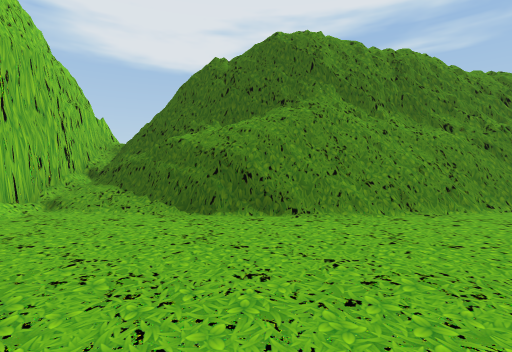
view 1 (above)

19 first-person views from a walk through a scene from a Unity 3-D project. The camera is 1.5 m above the floor, tilts 2° down and sees 85° across. The floor is counted in squares, 2 m on a side. Each view is taken from the middle of a square. On the plan, view 1 faces up. The plan holds only what a view shows up to about 10 squares ahead; the rest is blank. The player character is not drawn. Some surface patterns are stand-ins.

view 2
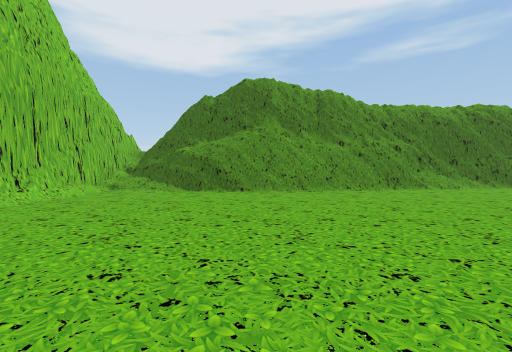

view 3
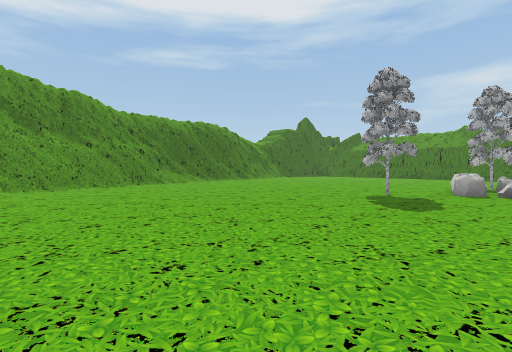

view 4
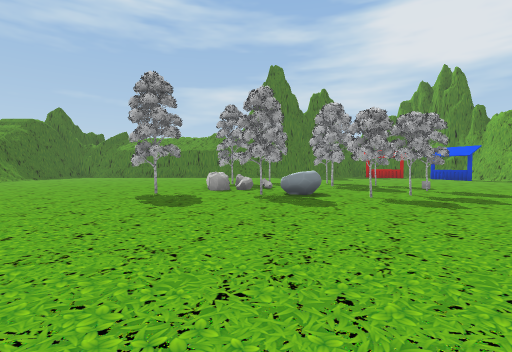

view 5
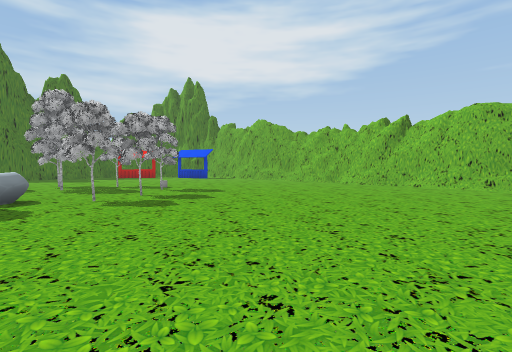

view 6
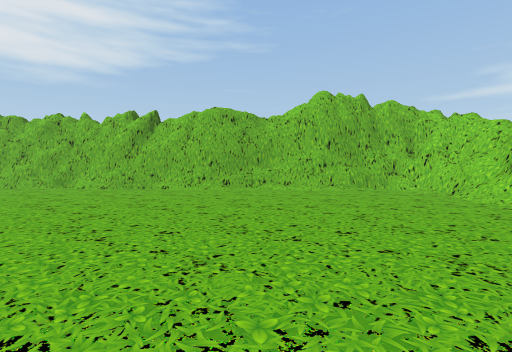

view 7
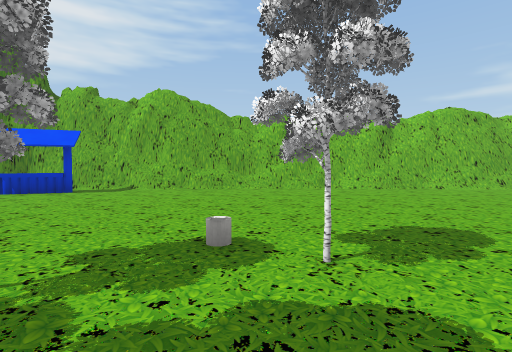

view 8
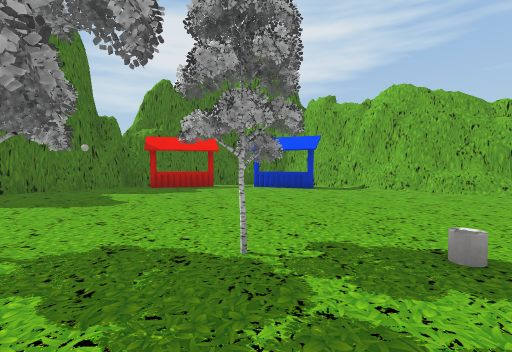

view 9
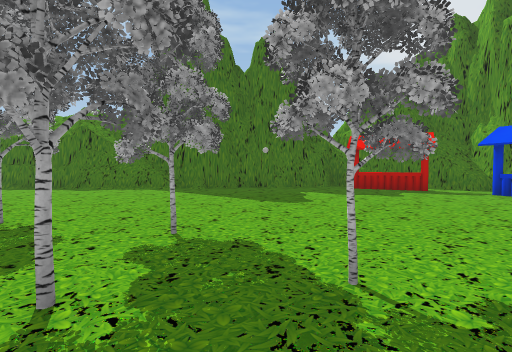

view 10
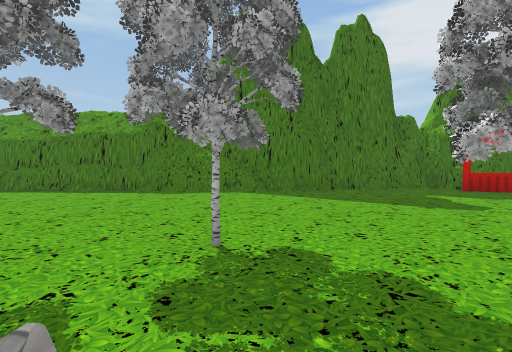

view 11
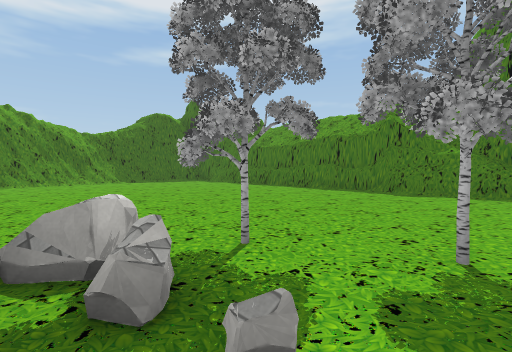

view 12
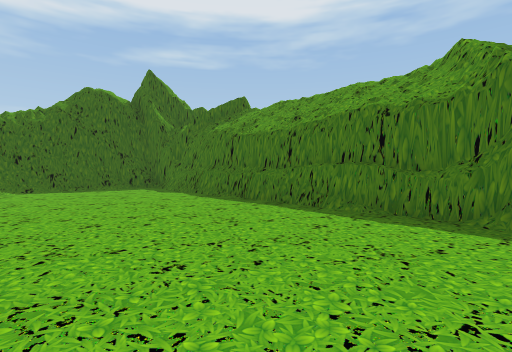

view 13
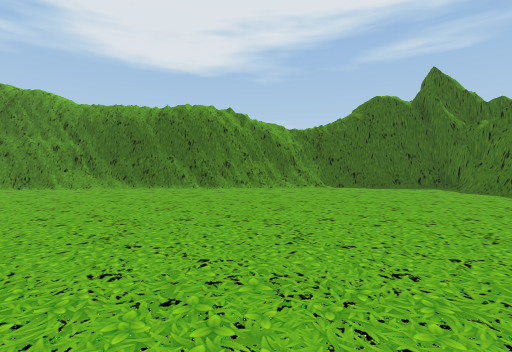

view 14
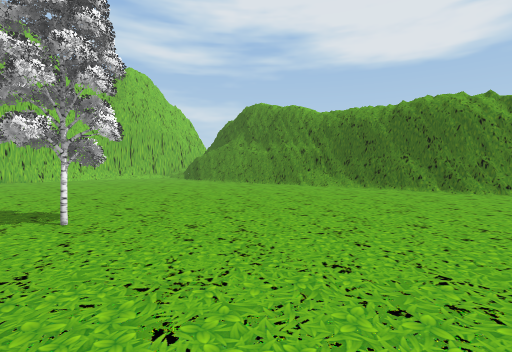

view 15
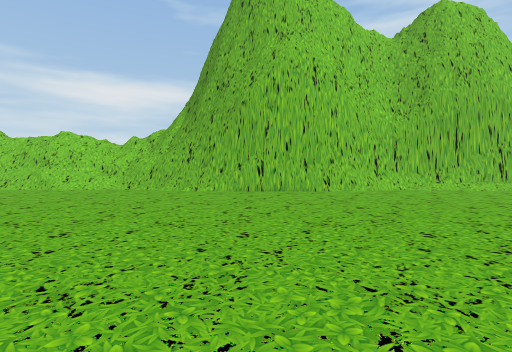

view 16
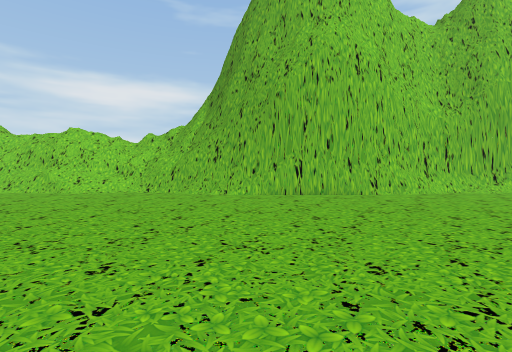

view 17
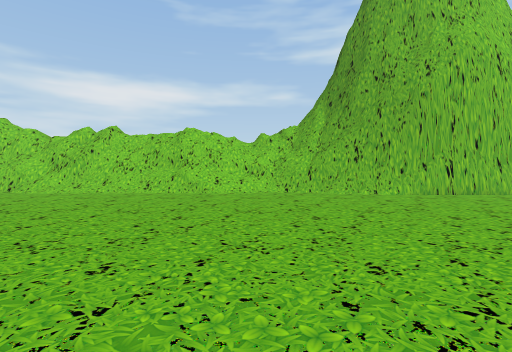

view 18
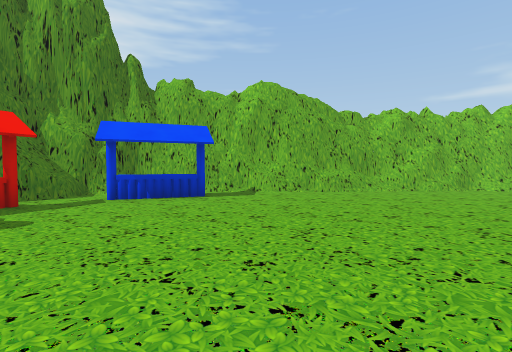

view 19
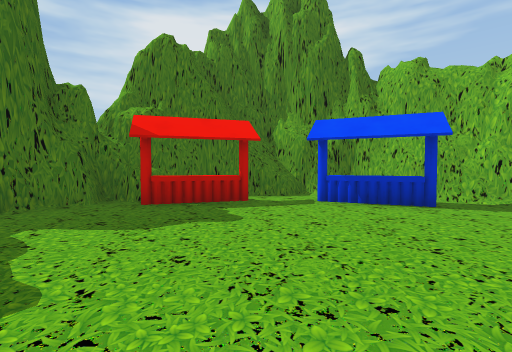

### Floor plan
Key: @ floor where view 1 was taken; # wall or solid block; . floor; / step, stairs or slope; = window, fence, low wall or low ledge; ^ raised ledge; R rock; C cylinder; O other object.
Columns run from 5 left of view 1 to 21 right of it. Each row starts with its distance up from view 1.
  7  #####
  6  #===##   ################
  5  #/#########=............#
  4  #.......................#
  3  #.......................#
  2  #.......................#
  1  #.......................#
  0  #...@...................#
 -1  #.......................#
 -2  #.......................#
 -3  #...........O...........#
 -4  #.......................#
 -5  #.............RRRO.....##
 -6  #...........O.RR.......##
 -7  #...........RR....O....=#
 -8  #.......................#
 -9 ##...........O..O.O......#
-10 ##...........O...........#
-11 #=...............O.......##
-12 ##.............O..........#
-13 ##.............C........O.#
-14 #/......................^##
-15 #/......................^#
-16 #/....................O.##
-17 ##..................#^#.#
-18  ####/=##...........##.##
-19     ####################

Positions as (right, up) in squares from view 1, and headings:
1: (0, 0), facing up
2: (1, -4), facing up
3: (1, -6), facing up-right
4: (1, -6), facing right
5: (1, -7), facing down-right
6: (1, -9), facing down
7: (10, -9), facing down
8: (10, -9), facing down-right
9: (10, -10), facing right
10: (11, -7), facing right
11: (11, -7), facing up-right
12: (15, -4), facing up-right
13: (13, -4), facing up
14: (13, -4), facing up-left
15: (5, -4), facing left
16: (4, -5), facing left
17: (4, -9), facing left
18: (14, -10), facing down
19: (14, -11), facing down-right
